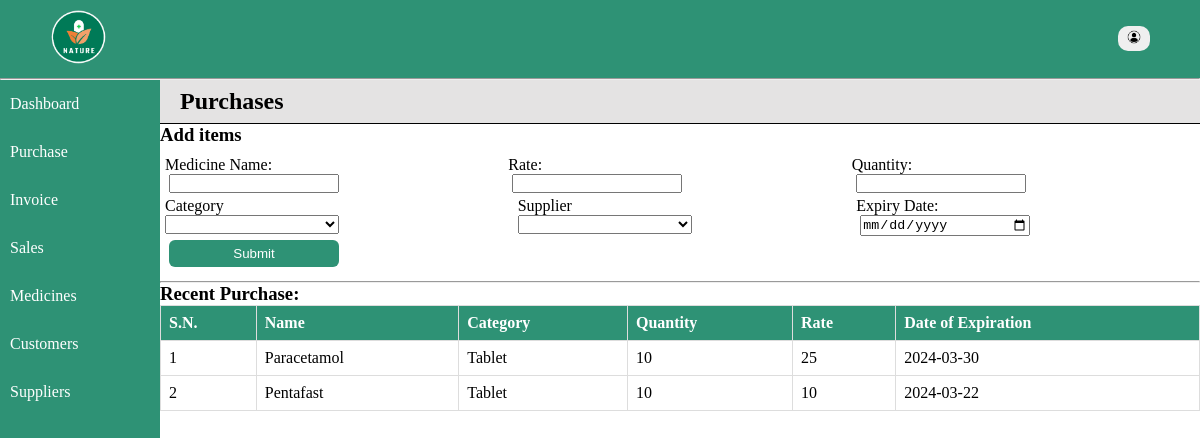
Page /home/purchase.php on the earlier database version.
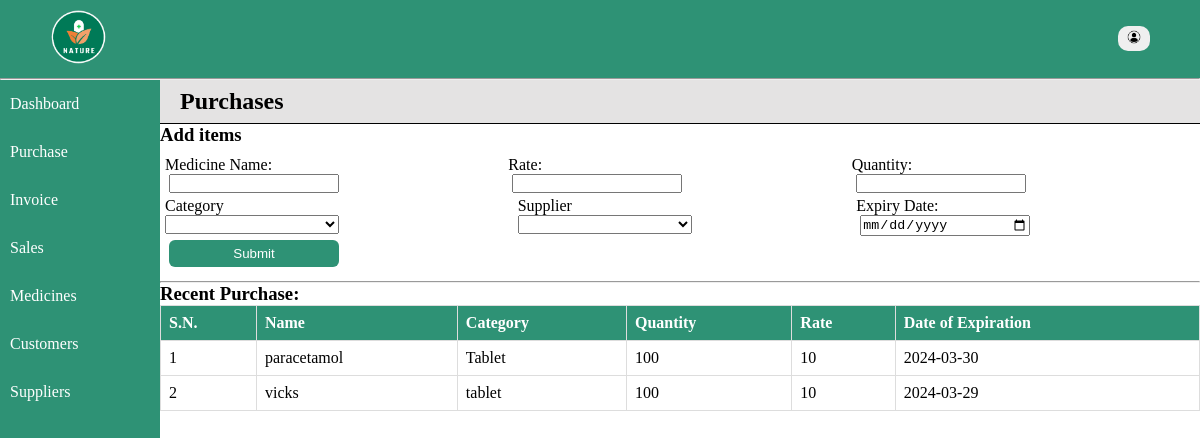
Same page on the later database version.
### tables this page shows
CREATE TABLE `medicine` (
  `id` int(11) NOT NULL,
  `name` varchar(128) NOT NULL,
  `category` varchar(128) NOT NULL,
  `quantity` int(8) NOT NULL,
  `price` int(11) NOT NULL,
  `total` int(11) NOT NULL,
  `expiry` date NOT NULL,
  `date` date NOT NULL
);

### includes/database.php (called while the page is built, shortened)
<?php
    function select($conn, $arg) {
        $sql = "select * from $arg";
        $result = mysqli_query($conn, $sql);
        return $records = mysqli_fetch_all($result, MYSQLI_ASSOC);
    }
    function descSelect($conn, $arg, $order) {
        $sql = "select * from $arg order by $order DESC";
        $result = mysqli_query($conn, $sql);
        return $records = mysqli_fetch_all($result, MYSQLI_ASSOC);
    }
?>

### home/purchase.php (the view, shortened to what this page needs)
<?php
    include '../includes/database.php';
    $records = descSelect($conn, 'medicine', 'id');
    $suppliers = select($conn, "vendor");
?>
<!DOCTYPE html>
<html lang="en">
<head>
    <link rel="stylesheet" href="../styles/style.css">
</head>
<body>
<div class="container">
    <?php include '../includes/nav.php'; ?>
    <div class="main">
        <?php include '../includes/menu.php'; ?>
        <div class="content-wrapper">
        <div class="entries">
            <h2>Purchases</h2>
            <h3>Add items</h3>
            <form action="" method="post" class="form">
                <div class="input-fields">
                    <div class="inputs">
                        <label for="name">Medicine Name:</label><br>
                        <input type="text" name="name" id="name" required><br>
                    </div>
                    <div class="inputs">
                        <label for="rate">Rate:</label><br>
                        <input type="number" name="price" id="rate" required><br>
                    </div>
                    <div class="inputs">
                        <label for="quantity">Quantity:</label><br>
                        <input type="number" name="quantity" id="quantity" required><br>
                    </div>
                </div>
                <div class="input-fields">
                    <div class="inputs">
                        <label for="category">Category</label><br>
                        <select name="category" id="category" required>
                            <option value=" "> </option>
                            <option value="Tablet">Tablet</option>
                        </select><br>
                    </div>
                    <div class="inputs alter">
                        <label for="vendor">Supplier</label><br>
                        <select name="vendor" id="vendor" required>
                            <option value=" "> </option>
                            <?php if(!empty($suppliers)): ?>
                                <?php foreach($suppliers as $supplier): ?>
                                    <option value="<?= $supplier['name']; ?>"><?= $supplier['name']; ?></option>
                                <?php endforeach; ?>
                            <?php endif; ?>
                        </select><br>
                    </div>
                    <div class="inputs alter">
                        <label for="date">Expiry Date:</label><br>
                        <input type="date" name="date" id="date" required>
                    </div>
            </div>
                <input type="submit" value="Submit" name="submit">
            </form>
        </div><hr>
        <div class="records">
            <h3>Recent Purchase:</h3>
        <table class="table">
            <tr>
                <th>S.N.</th>
                <th>Name</th>
                <th>Category</th>
                <th>Quantity</th>
                <th>Rate</th>
                <th>Date of Expiration</th>
            </tr>
            <?php if(!empty($records)): ?>
            <?php foreach($records as $key => $record): ?>
                <tr>
                    <td><?= $key+1; ?></td>
                    <td><?= $record['name']; ?></td>
                    <td><?= $record['category']; ?></td>
                    <td><?= $record['quantity']; ?></td>
                    <td><?= $record['price']; ?></td>
                    <td><?= $record['expiry']; ?></td>
                </tr>
                    <?php endforeach; ?>
                    <?php endif; ?>
        </table>
        </div>
        </div>
    </div>
</body>
</html>

Differences in the rows shown:
removed medicine: name "Paracetamol", category "Tablet", quantity "10", price "25", expiry "2024-03-30"
removed medicine: name "Pentafast", category "Tablet", quantity "10", price "10", expiry "2024-03-22"
added medicine: name "paracetamol", category "Tablet", quantity "100", price "10", expiry "2024-03-30"
added medicine: name "vicks", category "tablet", quantity "100", price "10", expiry "2024-03-29"
